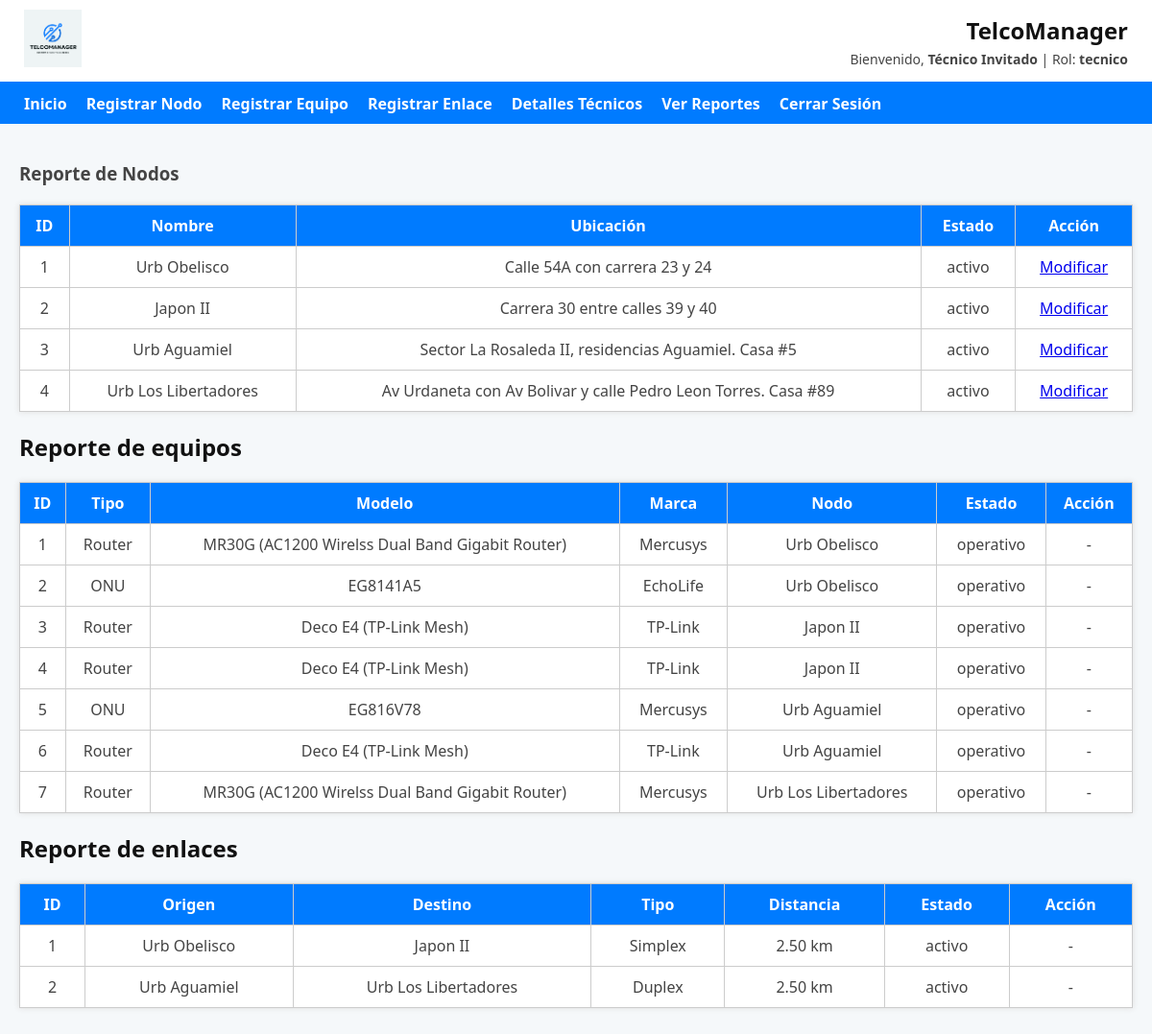
The app's page /paginas/ver_reportes.php (signed in) with its own data.
### tables this page shows
CREATE TABLE `nodos` (
  `id` int(11) NOT NULL,
  `nombre_nodo` varchar(100) NOT NULL,
  `ubicacion` varchar(100) DEFAULT NULL,
  `descripcion` text DEFAULT NULL,
  `estado` enum('activo','inactivo') DEFAULT 'activo'
);

CREATE TABLE `equipos` (
  `id` int(11) NOT NULL,
  `tipo_equipo` varchar(50) DEFAULT NULL,
  `modelo` varchar(50) DEFAULT NULL,
  `marca` varchar(50) DEFAULT NULL,
  `nodo_id` int(11) DEFAULT NULL,
  `estado` enum('operativo','fallando','reemplazo') DEFAULT 'operativo'
);

CREATE TABLE `enlaces` (
  `id` int(11) NOT NULL,
  `nodo_origen_id` int(11) DEFAULT NULL,
  `nodo_destino_id` int(11) DEFAULT NULL,
  `tipo_enlace` varchar(50) DEFAULT NULL,
  `distancia_km` decimal(5,2) DEFAULT NULL,
  `estado` enum('activo','inactivo') DEFAULT 'activo'
);

### paginas/ver_reportes.php (the view, shortened to what this page needs)
<?php
include('../includes/conexion.php');
include('../includes/header.php');
include('../includes/menu.php');
?>
<main>
   <h3>Reporte de Nodos</h3>
<table>
    <thead>
        <tr>
            <th>ID</th>
            <th>Nombre</th>
            <th>Ubicación</th>
            <th>Estado</th>
            <th>Acción</th>
        </tr>
    </thead>
    <tbody>
        <?php
        $consulta_nodos = $conexion->query("SELECT * FROM nodos");
        while ($nodo = $consulta_nodos->fetch_assoc()) {
            echo "<tr>";
            echo "<td>{$nodo['id']}</td>";
            echo "<td>{$nodo['nombre_nodo']}</td>";
            echo "<td>{$nodo['ubicacion']}</td>";
            echo "<td>{$nodo['estado']}</td>";
            echo "<td><a href='modificar_nodo.php?id={$nodo['id']}'>Modificar</a></td>";
            echo "</tr>";
        }
        ?>
    </tbody>
</table>
<h2>Reporte de equipos</h2>
<table>
    <tr>
        <th>ID</th><th>Tipo</th><th>Modelo</th><th>Marca</th><th>Nodo</th><th>Estado</th><th>Acción</th>
    </tr>
    <?php
    $equipos = $conexion->query("SELECT e.*, n.nombre_nodo FROM equipos e
                                 JOIN nodos n ON e.nodo_id = n.id");
    while ($fila = $equipos->fetch_assoc()) {
        echo "<tr>
                <td>{$fila['id']}</td>
                <td>{$fila['tipo_equipo']}</td>
                <td>{$fila['modelo']}</td>
                <td>{$fila['marca']}</td>
                <td>{$fila['nombre_nodo']}</td>
                <td>{$fila['estado']}</td>";
        if ($_SESSION['rol'] == 'admin') {
            echo "<td><a href='modificar_equipo.php?id={$fila['id']}'>Modificar</a></td>";
        } else {
            echo "<td>-</td>";
        }
        echo "</tr>";
    }
    ?>
</table>
    <h2>Reporte de enlaces</h2>
<table>
    <tr>
        <th>ID</th><th>Origen</th><th>Destino</th><th>Tipo</th><th>Distancia</th><th>Estado</th><th>Acción</th>
    </tr>
    <?php
    $enlaces = $conexion->query("SELECT e.*, n1.nombre_nodo AS origen, n2.nombre_nodo AS destino
                                 FROM enlaces e
                                 JOIN nodos n1 ON e.nodo_origen_id = n1.id
                                 JOIN nodos n2 ON e.nodo_destino_id = n2.id");
    while ($fila = $enlaces->fetch_assoc()) {
        echo "<tr>
                <td>{$fila['id']}</td>
                <td>{$fila['origen']}</td>
                <td>{$fila['destino']}</td>
                <td>{$fila['tipo_enlace']}</td>
                <td>{$fila['distancia_km']} km</td>
                <td>{$fila['estado']}</td>";
        if ($_SESSION['rol'] == 'admin') {
            echo "<td><a href='modificar_enlace.php?id={$fila['id']}'>Modificar</a></td>";
        } else {
            echo "<td>-</td>";
        }
        echo "</tr>";
    }
    ?>
</table>
</main>
</body>
</html>

### css/estilos.css (style rules this page uses)
:root { --azul: #007BFF; --gris-fondo: #f5f8fa; --negro: #111111; --gris-texto: #444444; }
body { font-family: 'Segoe UI', sans-serif; margin: 0; padding: 0; background-color: var(--gris-fondo); color: var(--gris-texto); }
h1, h2 { color: var(--negro); }
main { padding: 20px; }
table { width: 100%; border-collapse: collapse; margin: 20px 0; background: white; box-shadow: 0 0 6px #ddd; }
th, td { padding: 10px; border: 1px solid #ccc; text-align: center; }
th { background-color: var(--azul); color: white; }

### records on screen
nodos: id "1", nombre_nodo "Urb Obelisco", ubicacion "Calle 54A con carrera 23 y 24", estado "activo"
nodos: id "2", nombre_nodo "Japon II", ubicacion "Carrera 30 entre calles 39 y 40", estado "activo"
nodos: id "3", nombre_nodo "Urb Aguamiel", ubicacion "Sector La Rosaleda II, residencias Aguamiel. Casa #5", estado "activo"
nodos: id "4", nombre_nodo "Urb Los Libertadores", ubicacion "Av Urdaneta con Av Bolivar y calle Pedro Leon Torres. Casa #89", estado "activo"
equipos: id "1", tipo_equipo "Router", modelo "MR30G (AC1200 Wirelss Dual Band Gigabit Router)", marca "Mercusys", nodo.nombre_nodo "Urb Obelisco", estado "operativo"
equipos: id "2", tipo_equipo "ONU", modelo "EG8141A5", marca "EchoLife", nodo.nombre_nodo "Urb Obelisco", estado "operativo"
equipos: id "3", tipo_equipo "Router", modelo "Deco E4 (TP-Link Mesh)", marca "TP-Link", nodo.nombre_nodo "Japon II", estado "operativo"
equipos: id "4", tipo_equipo "Router", modelo "Deco E4 (TP-Link Mesh)", marca "TP-Link", nodo.nombre_nodo "Japon II", estado "operativo"
equipos: id "5", tipo_equipo "ONU", modelo "EG816V78", marca "Mercusys", nodo.nombre_nodo "Urb Aguamiel", estado "operativo"
equipos: id "6", tipo_equipo "Router", modelo "Deco E4 (TP-Link Mesh)", marca "TP-Link", nodo.nombre_nodo "Urb Aguamiel", estado "operativo"
equipos: id "7", tipo_equipo "Router", modelo "MR30G (AC1200 Wirelss Dual Band Gigabit Router)", marca "Mercusys", nodo.nombre_nodo "Urb Los Libertadores", estado "operativo"
enlaces: id "1", nodo_origen.nombre_nodo "Urb Obelisco", nodo_destino.nombre_nodo "Japon II", tipo_enlace "Simplex", distancia_km "2.50", estado "activo"
enlaces: id "2", nodo_origen.nombre_nodo "Urb Aguamiel", nodo_destino.nombre_nodo "Urb Los Libertadores", tipo_enlace "Duplex", distancia_km "2.50", estado "activo"

### other values on screen
$_SESSION['nombre'] "Técnico Invitado"
$_SESSION['rol'] "tecnico"
